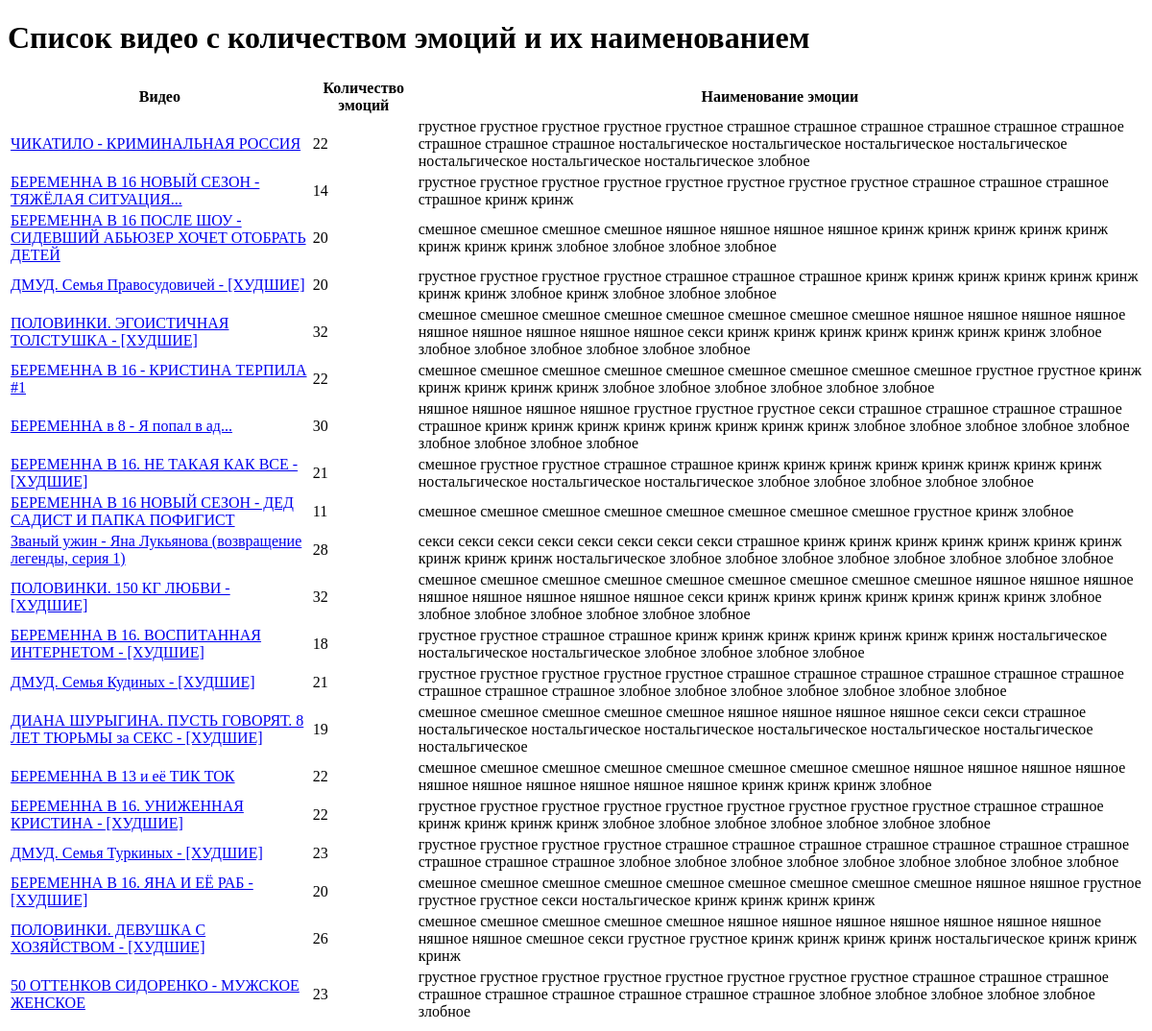
The page /video_list/ (signed in) on the database as committed earlier.
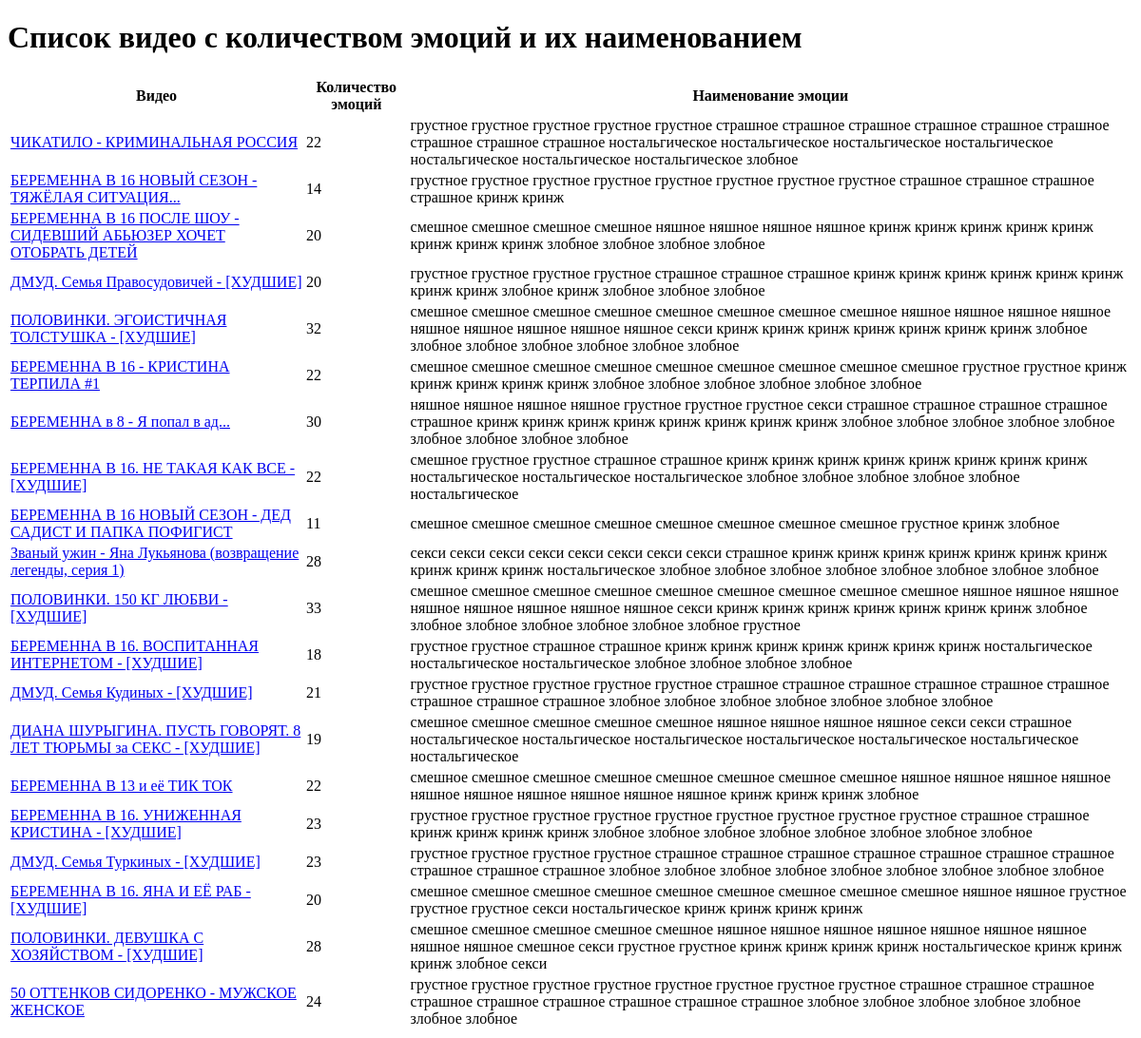
The same page on the database as committed later.
### core/models.py (models this page shows, shortened)
class Content(models.Model):
    title = models.CharField(max_length=255)  # заголовок видео
    youtube_id = models.CharField(max_length=255, blank=True)  # ID видео на Youtube
    emotions = models.ManyToManyField('Emotion', through='ContentEmotion')  # связь многие ко многим
    emotion_funny = models.IntegerField(default=0)
    emotion_cute = models.IntegerField(default=0)
    emotion_sad = models.IntegerField(default=0)
    emotion_sexy = models.IntegerField(default=0)
    emotion_scary = models.IntegerField(default=0)
    emotion_awkward = models.IntegerField(default=0)
    emotion_nostalgic = models.IntegerField(default=0)
    emotion_angry = models.IntegerField(default=0)

class ContentEmotion(models.Model):
    video = models.ForeignKey(Content, on_delete=models.CASCADE)  # связь многие ко многим
    emotion = models.ForeignKey(Emotion, on_delete=models.CASCADE)  # связь многие ко многим
    creation_date = models.DateTimeField(auto_now_add=True)  # дата создания
    user = models.ForeignKey(User, on_delete=models.CASCADE)  # связь с пользователем

class Emotion(models.Model):
    codename = models.CharField(max_length=30, unique=True)  # Name in english to use in code - funny
    name = models.CharField(max_length=50, default="null")  # Name to use for UI - смешное
    emoji = models.CharField(max_length=50, blank=True)  # Emoji in text format - 🤣

### core/views.py (the view)
# urls.py: path('video_list/', views.video_list, name='video_list'),
@login_required
def video_list(request):
    videos = Content.objects.all()
    video_emotions = ContentEmotion.objects.filter(video__in=videos)
    videos = videos.annotate(emotion_count=Count('contentemotion'))
    return render(request, 'core/video_list.html', {'videos': videos, 'video_emotions': video_emotions})

### templates/core/video_list.html (shortened to what this page needs)
<!DOCTYPE html>
<html>
<head>
</head>
<body>
    <h1>Список видео с количеством эмоций и их наименованием</h1>
    <table>
        <thead>
            <tr>
                <th>Видео</th>
                <th>Количество эмоций</th>
                <th>Наименование эмоции</th>
            </tr>
        </thead>
        <tbody>
            {% for video in videos %}
            <tr>
                <td><a href="{% url 'video_details' video.id %}">{{ video.title }}</a></td>
                <td>{{ video.emotion_count }}</td>
                <td>
                    {% for emotion in video.contentemotion_set.all %}
                        {{ emotion.emotion.name }}
                    {% endfor %}
                </td>
            </tr>
            {% endfor %}
        </tbody>
    </table>
</body>
</html>

Rows that differ between the two databases and show on the page:
changed Content "БЕРЕМЕННА В 16. НЕ ТАКАЯ КАК ВСЕ - [ХУДШИЕ]": emotion_count "21" → "22"
added ContentEmotion: emotion.name "ностальгическое", shown under Content "БЕРЕМЕННА В 16. НЕ ТАКАЯ КАК ВСЕ - [ХУДШИЕ]"
computed for Content "ПОЛОВИНКИ. 150 КГ ЛЮБВИ - [ХУДШИЕ]": emotion_count "32" → "33"
added ContentEmotion: emotion.name "грустное", shown under Content "ПОЛОВИНКИ. 150 КГ ЛЮБВИ - [ХУДШИЕ]"
changed Content "БЕРЕМЕННА В 16. УНИЖЕННАЯ КРИСТИНА - [ХУДШИЕ]": emotion_count "22" → "23"
added ContentEmotion: emotion.name "злобное", shown under Content "БЕРЕМЕННА В 16. УНИЖЕННАЯ КРИСТИНА - [ХУДШИЕ]"
changed Content "ПОЛОВИНКИ. ДЕВУШКА С ХОЗЯЙСТВОМ - [ХУДШИЕ]": emotion_count "26" → "28"
added ContentEmotion: emotion.name "злобное", shown under Content "ПОЛОВИНКИ. ДЕВУШКА С ХОЗЯЙСТВОМ - [ХУДШИЕ]"
added ContentEmotion: emotion.name "секси", shown under Content "ПОЛОВИНКИ. ДЕВУШКА С ХОЗЯЙСТВОМ - [ХУДШИЕ]"
changed Content "50 ОТТЕНКОВ СИДОРЕНКО - МУЖСКОЕ ЖЕНСКОЕ": emotion_count "23" → "24"
added ContentEmotion: emotion.name "злобное", shown under Content "50 ОТТЕНКОВ СИДОРЕНКО - МУЖСКОЕ ЖЕНСКОЕ"
